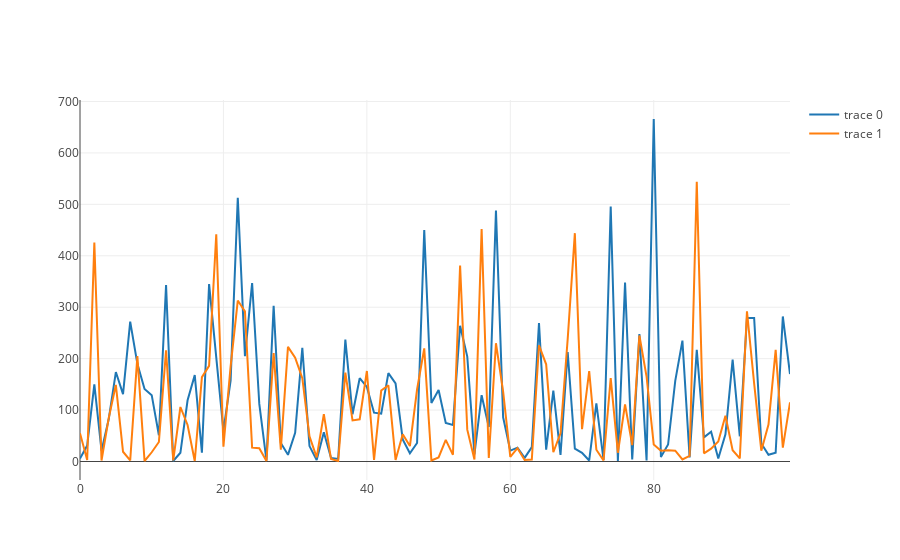

Notebook code for this chart:
### Code cell
import plotly.offline as py
import plotly.graph_objs as go

py.init_notebook_mode(connected=True)

range_x = np.arange(len(y_prediction_extract))

# Create a trace
trace0 = go.Scatter(
    x = range_x,
    y = test_labels_extract
)

trace1 = go.Scatter(
    x = range_x,
    y = y_prediction_extract
)

data = [trace0, trace1]

py.iplot(data, filename='basic-line')

### Figure 1 — Plotly figure (JSON) as saved in the notebook; plotly's stock layout.template omitted (floating-point values rounded to 4 significant figures)
{"data": [{"type": "scatter", "uid": "d22600fa-4c81-4db5-b65c-10d0ba6c2d4f", "x": [0, 1, 2, 3, 4, 5, 6, 7, 8, 9, 10, 11, 12, 13, 14, 15, 16, 17, 18, 19, 20, 21, 22, 23, 24, 25, 26, 27, 28, 29, 30, 31, 32, 33, 34, 35, 36, 37, 38, 39, 40, 41, 42, 43, 44, 45, 46, 47, 48, 49, 50, 51, 52, 53, 54, 55, 56, 57, 58, 59, 60, 61, 62, 63, 64, 65, 66, 67, 68, 69, 70, 71, 72, 73, 74, 75, 76, 77, 78, 79, 80, 81, 82, 83, 84, 85, 86, 87, 88, 89, 90, 91, 92, 93, 94, 95, 96, 97, 98, 99], "y": [6, 31, 150, 21, 82, 174, 131, 272, 190, 141, 129, 51, 343, 1, 17, 119, 168, 17, 345, 207, 60, 157, 513, 205, 347, 112, 2, 303, 36, 13, 56, 221, 30, 3, 57, 7, 5, 237, 92, 162, 145, 95, 93, 172, 152, 43, 16, 36, 450, 114, 139, 75, 71, 264, 204, 14, 129, 67, 488, 86, 21, 27, 7, 28, 269, 23, 138, 13, 213, 25, 17, 2, 113, 3, 496, 1, 348, 4, 248, 2, 666, 9, 33, 157, 235, 8, 217, 47, 58, 6, 53, 198, 49, 279, 279, 35, 13, 17, 282, 170]}, {"type": "scatter", "uid": "05ae9dd7-d4bd-404c-93b6-2a842f427092", "x": [0, 1, 2, 3, 4, 5, 6, 7, 8, 9, 10, 11, 12, 13, 14, 15, 16, 17, 18, 19, 20, 21, 22, 23, 24, 25, 26, 27, 28, 29, 30, 31, 32, 33, 34, 35, 36, 37, 38, 39, 40, 41, 42, 43, 44, 45, 46, 47, 48, 49, 50, 51, 52, 53, 54, 55, 56, 57, 58, 59, 60, 61, 62, 63, 64, 65, 66, 67, 68, 69, 70, 71, 72, 73, 74, 75, 76, 77, 78, 79, 80, 81, 82, 83, 84, 85, 86, 87, 88, 89, 90, 91, 92, 93, 94, 95, 96, 97, 98, 99], "y": [55, 3, 426, 2, 84, 149, 19, 2, 205, 1, 18, 38, 216, 2, 106, 71, 1, 164, 186, 442, 29, 185, 313, 292, 27, 26, 1, 211, 23, 223, 202, 162, 49, 8, 92, 5, 1, 173, 80, 82, 176, 3, 138, 148, 3, 53, 30, 140, 220, 2, 8, 42, 13, 381, 62, 4, 452, 7, 230, 136, 9, 26, 3, 4, 226, 189, 18, 55, 238, 444, 63, 176, 23, 2, 162, 17, 111, 32, 245, 165, 33, 21, 22, 21, 4, 11, 544, 16, 25, 39, 89, 22, 6, 292, 152, 21, 72, 217, 27, 115]}], "layout": {}}
